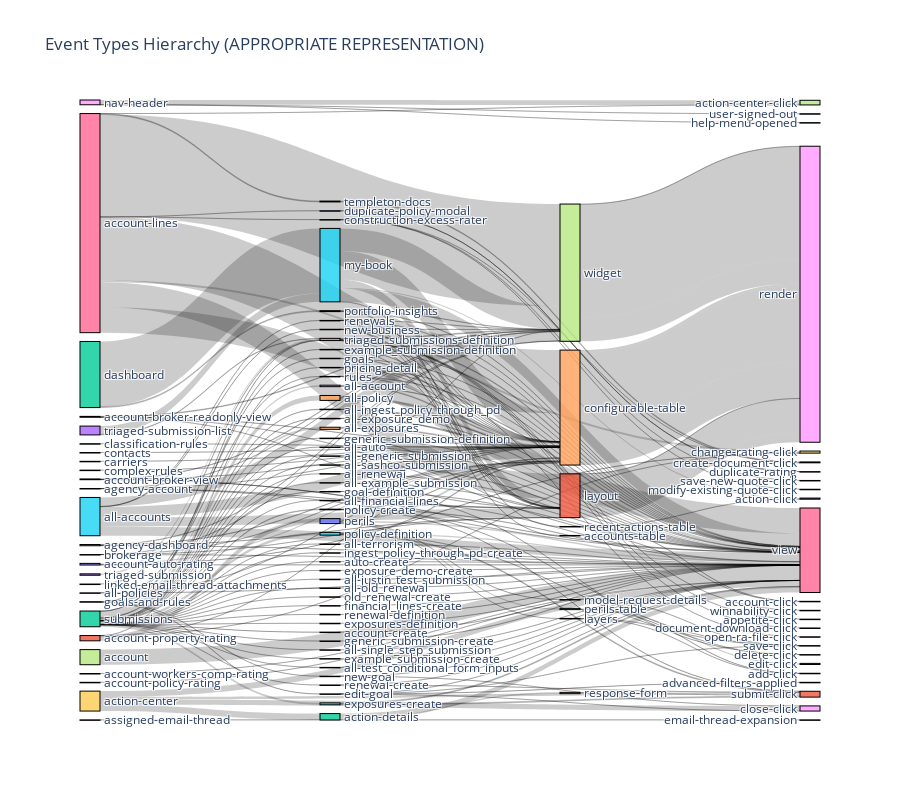

Source (notebook cell):
### Code cell
import plotly.graph_objects as go

# Create a list of unique nodes from the event type levels
nodes = list(pd.concat([split_event_types['event_type_lvl_0'], split_event_types['event_type_lvl_1'], split_event_types['event_type_lvl_2'], split_event_types['event_type_lvl_3']]).unique())
NONE_IDX = nodes.index('None')

nodes_lvl_0 = split_event_types['event_type_lvl_0'].unique()
nodes_lvl_1 = split_event_types['event_type_lvl_1'].unique()
nodes_lvl_2 = split_event_types['event_type_lvl_2'].unique()
nodes_lvl_3 = split_event_types['event_type_lvl_3'].unique()

# print(f"nodes_lvl_0 {len(nodes_lvl_0)}")
# print(f"nodes_lvl_1 {len(nodes_lvl_1)}")
# print(f"nodes_lvl_2 {len(nodes_lvl_2)}")
# print(f"nodes_lvl_3 {len(nodes_lvl_3)}")
# print(f"nodes sum {len(nodes_lvl_0) + len(nodes_lvl_1) + len(nodes_lvl_2) + len(nodes_lvl_3)}")
# print(f"nodes {nodes}")
# print(f"number of nodes {len(nodes)}")

# Map the event type levels to node indices
split_event_types['event_type_lvl_0_idx'] = split_event_types['event_type_lvl_0'].apply(lambda x: nodes.index(x))
split_event_types['event_type_lvl_1_idx'] = split_event_types['event_type_lvl_1'].apply(lambda x: nodes.index(x))
split_event_types['event_type_lvl_2_idx'] = split_event_types['event_type_lvl_2'].apply(lambda x: nodes.index(x))
split_event_types['event_type_lvl_3_idx'] = split_event_types['event_type_lvl_3'].apply(lambda x: nodes.index(x))

# Count the occurrences between each level
link_data = [
    {'source': split_event_types['event_type_lvl_0_idx'], 'target': split_event_types['event_type_lvl_1_idx']},
    {'source': split_event_types['event_type_lvl_1_idx'], 'target': split_event_types['event_type_lvl_2_idx']},
    {'source': split_event_types['event_type_lvl_2_idx'], 'target': split_event_types['event_type_lvl_3_idx']},
]

# Count the occurrences for each link
links = []
for data in link_data:

    link_counts = pd.Series(data['source']).value_counts().to_dict()

    for source_idx, count in link_counts.items():
        if (source_idx == NONE_IDX):
            continue
        # boolean masking to find rows where source_idx matches
        # The Sankey diagram needs connections between nodes, and this finds the each target index associated with each source node.
        target_indices = data['target'][data['source'] == source_idx].unique()

        for target_idx in target_indices:
            source_target_count = data['source'][data['source'] == source_idx][data['target'] == target_idx].count()
            if (target_idx == NONE_IDX):
                continue
        
            links.append({
                'source': source_idx,
                'target': target_idx,
                'value': source_target_count
            })

# Create the Sankey diagram
fig = go.Figure(go.Sankey(
    node=dict(
        pad=10,
        thickness=20,
        line=dict(color="black", width=1),
        label=nodes,
        x=[0.9 for _ in nodes],
    ),
    link=dict(
        source=[link['source'] for link in links],
        target=[link['target'] for link in links],
        value=[link['value'] for link in links]
    )
))

fig.update_layout(title_text="Event Types Hierarchy (APPROPRIATE REPRESENTATION)", font_size=12, height=800)
fig.show()

### Figure 1 — Plotly figure (JSON) as saved in the notebook; plotly's stock layout.template omitted (floating-point values rounded to 4 significant figures; data arrays with more than 128 entries replaced by an {"elided": "..."} marker saying what was removed)
{"data": [{"link": {"source": {"elided": "230 int values"}, "target": {"elided": "230 int values"}, "value": {"elided": "230 int values"}}, "node": {"label": ["session_end", "application-window-opened", "dashboard", "triaged-submission-list", "session_start", "all-accounts", "account-lines", "account", "nav-header", "action-center", "account-auto-rating", "account-property-rating", "submissions", "triaged-submission", "configurable-table", "agency-dashboard", "assigned-email-thread", "widget", "goals-and-rules", "account-broker-readonly-view", "duplicate-policy-modal", "layout", "classification-rules", "brokerage", "contacts", "carriers", "EMPTY", "account-workers-comp-rating", "agency-account", "account-broker-view", "linked-email-thread-attachments", "complex-rules", "account-policy-rating", "all-policies", "None", "my-book", "view", "action-center-click", "close-click", "change-rating-click", "perils", "submit-click", "action-details", "all-auto", "all-policy", "policy-create", "triaged_submissions-definition", "all-terrorism", "render", "portfolio-insights", "renewals", "templeton-docs", "construction-excess-rater", "email-thread-expansion", "goals", "policy-definition", "all-ingest_policy_through_pd", "ingest_policy_through_pd-create", "all-account", "new-business", "user-signed-out", "duplicate-rating", "help-menu-opened", "pricing-detail", "all-exposures", "exposures-create", "auto-create", "all-exposure_demo", "exposure_demo-create", "all-justin_test_submission", "all-old_renewal", "old_renewal-create", "all-financial_lines", "financial_lines-create", "all-renewal", "renewal-create", "renewal-definition", "all-generic_submission", "exposures-definition", "rules", "account-create", "goal-definition", "edit-goal", "new-goal", "generic_submission-create", "generic_submission-definition", "all-single_step_submission", "all-sashco_submission", "all-example_submission", "example_submission-create", "all-test_conditional_form_inputs", "example_submission-definition", "perils-table", "action-click", "response-form", "model-request-details", "create-document-click", "save-new-quote-click", "recent-actions-table", "layers", "accounts-table", "open-ra-file-click", "modify-existing-quote-click", "winnability-click", "appetite-click", "document-download-click", "advanced-filters-applied", "delete-click", "save-click", "add-click", "edit-click", "account-click"], "line": {"color": "black", "width": 1}, "pad": 10, "thickness": 20, "x": [0.9, 0.9, 0.9, 0.9, 0.9, 0.9, 0.9, 0.9, 0.9, 0.9, 0.9, 0.9, 0.9, 0.9, 0.9, 0.9, 0.9, 0.9, 0.9, 0.9, 0.9, 0.9, 0.9, 0.9, 0.9, 0.9, 0.9, 0.9, 0.9, 0.9, 0.9, 0.9, 0.9, 0.9, 0.9, 0.9, 0.9, 0.9, 0.9, 0.9, 0.9, 0.9, 0.9, 0.9, 0.9, 0.9, 0.9, 0.9, 0.9, 0.9, 0.9, 0.9, 0.9, 0.9, 0.9, 0.9, 0.9, 0.9, 0.9, 0.9, 0.9, 0.9, 0.9, 0.9, 0.9, 0.9, 0.9, 0.9, 0.9, 0.9, 0.9, 0.9, 0.9, 0.9, 0.9, 0.9, 0.9, 0.9, 0.9, 0.9, 0.9, 0.9, 0.9, 0.9, 0.9, 0.9, 0.9, 0.9, 0.9, 0.9, 0.9, 0.9, 0.9, 0.9, 0.9, 0.9, 0.9, 0.9, 0.9, 0.9, 0.9, 0.9, 0.9, 0.9, 0.9, 0.9, 0.9, 0.9, 0.9, 0.9, 0.9, 0.9]}, "type": "sankey"}], "layout": {"font": {"size": 12}, "height": 800, "title": {"text": "Event Types Hierarchy (APPROPRIATE REPRESENTATION)"}}}
